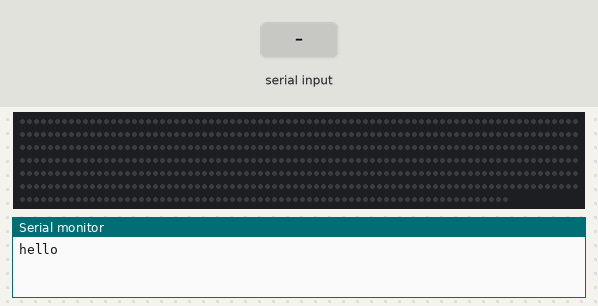
Bench run of a sketch on a simulated Arduino Uno, built with avr-gcc and run on an emulated ATmega328P. Parts: 550 RGB LEDs in strip order, left to right, continuing on the next row, the last lines printed to the serial monitor. The test bench sets the inputs (shaded band).

Above: at 1.2 s.
1.3 s: byte 30 received over Serial
At 1.79 s:
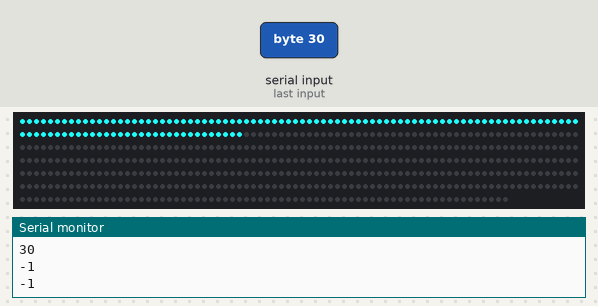
At 3.7 s:
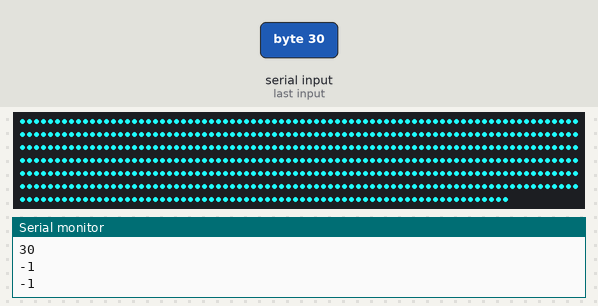
4.0 s: byte 90 received over Serial
5.8 s: byte 120 received over Serial
At 8.5 s:
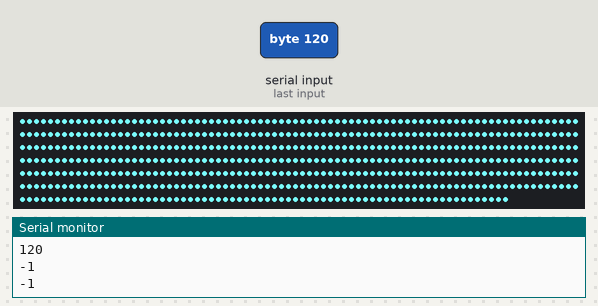
Timing chart, 0 to 10.0 s (numbered marks = the images above; inputs shaded):
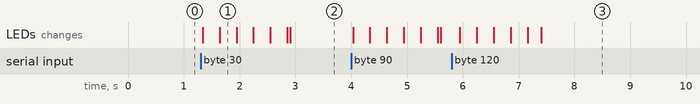

Measured:
- after the input at 1.3 s, the LEDs: first change at once (image 1 shows a later state)
- after the input at 5.8 s, the LEDs: first change after 0.15 s (image 3 shows a later state)

The sketch:

REAL_LED.ino
```cpp
#include <FastLED.h>
#define numLED 550 //300 leds in strip/Users/andrewemery/Documents/html/aio_1.html
#define updateLED 8 //update 8 every millisecond
//Defined i/o pins
#define Pin 6
#define LED_TYPE    WS2812
#define COLOR_ORDER RGB
int rgb[3] = {0,0,0};
CRGB leds[numLED];

void setup() {
  FastLED.show();
  Serial.begin(9600);
  Serial.println("hello"); // specify baud rate
  int rgb[3];
  FastLED.addLeds<NEOPIXEL, Pin>(leds, numLED);
  for(int i = 0; i < numLED ; i++) {
      leds[i] = CRGB(0,0,0);
    }
  FastLED.show();
}

void loop() {
  unsigned long time = millis();

  // Shift to the right
  for(int i = numLED - 1; i >= updateLED; i --) {
    leds[i] = leds[i - updateLED];
  }

  // See if serial is communicating
  if (Serial.available() > 0) {
    // Assign serial written bytes to r, g, or b dependent on timing

    for(int j = 0; j < 3; j++) { //this writes the every third  value to r g b one at a time
      int incomingByte = Serial.read();
      Serial.println(incomingByte);
      rgb[j] = incomingByte;
    }
  }

  for(int i = 0; i < updateLED; i++) {
    leds[i] = CRGB(rgb[0], rgb[1], rgb[2]);

  }
  FastLED.show();
  // clear this led for the next time around the loop
  delay(1);
}
```
